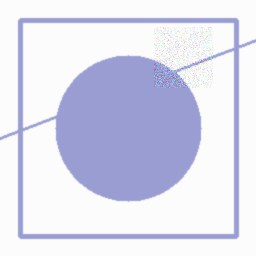
#> input picture ../t0_w/w79_procedural_06_fake_03.png, 256 x 256 px, found by its file name; the run also reads 39 pictures not shown here
$ python -i minimal_baseline.py   (imports and definitions only)   (older library calls are emulated)
#> lines starting #> are read from the running program, lines starting #| are printed output that depends on the picture; after the words box and inside, x2 and y2 are one past the last pixel; in counts of white or black regions, pixels touching at a corner belong together
from __future__ import annotations

import json
import pickle
from dataclasses import dataclass
from datetime import datetime, timezone
from pathlib import Path
from typing import Sequence

import cv2
import numpy as np
from sklearn.linear_model import LogisticRegression
from sklearn.model_selection import train_test_split
from sklearn.pipeline import Pipeline
from sklearn.preprocessing import StandardScaler

from .base import DetectionMethod
from .contracts import DetectionContext, DetectionEvidence, ImageInput


FEATURE_NAMES = [
    "gray_mean",
    "gray_std",
    "saturation_mean",
    "saturation_std",
    "value_mean",
    "value_std",
    "laplacian_abs_mean",
    "laplacian_var",
    "edge_density",
    "jpeg_residual_mean",
    "jpeg_residual_std",
    "jpeg_residual_p90",
]

DEFAULT_MODEL_OUTPUT_PATH = Path(__file__).resolve().parent / "artifacts" / "minimal_baseline.pkl"
DEFAULT_DATASET_OUTPUT_DIR = Path(__file__).resolve().parent / "artifacts" / "minimal_dataset"
DEFAULT_EVAL_OUTPUT_PATH = Path(__file__).resolve().parent / "artifacts" / "minimal_baseline_eval.json"
DEFAULT_SEED_DIR = Path(__file__).resolve().parents[3] / "AI训练" / "AI训练代码" / "URN"


@dataclass(slots=True)
class BaselineDatasetItem:
    image_path: Path
    label: int
    source_seed: str


def extract_baseline_features(image_bgr: np.ndarray) -> np.ndarray:
    gray = cv2.cvtColor(image_bgr, cv2.COLOR_BGR2GRAY)
    hsv = cv2.cvtColor(image_bgr, cv2.COLOR_BGR2HSV)
    laplacian = cv2.Laplacian(gray, cv2.CV_32F)
    edges = cv2.Canny(gray, 80, 160)
    residual = build_baseline_mask(image_bgr)

    return np.asarray(
        [
            float(gray.mean() / 255.0),
            float(gray.std() / 255.0),
            float(hsv[:, :, 1].mean() / 255.0),
            float(hsv[:, :, 1].std() / 255.0),
            float(hsv[:, :, 2].mean() / 255.0),
            float(hsv[:, :, 2].std() / 255.0),
            float(np.abs(laplacian).mean() / 255.0),
            float(laplacian.var() / (255.0 * 255.0)),
            float(edges.mean() / 255.0),
            float(residual.mean() / 255.0),
            float(residual.std() / 255.0),
            float(np.percentile(residual, 90) / 255.0),
        ],
        dtype=np.float32,
    )


def build_baseline_mask(image_bgr: np.ndarray) -> np.ndarray:
    success, encoded = cv2.imencode(".jpg", image_bgr, [int(cv2.IMWRITE_JPEG_QUALITY), 88])
    if not success:
        return np.zeros(image_bgr.shape[:2], dtype=np.float32)
    recompressed = cv2.imdecode(encoded, cv2.IMREAD_COLOR)
    if recompressed is None:
        return np.zeros(image_bgr.shape[:2], dtype=np.float32)
    diff = cv2.absdiff(image_bgr, recompressed)
    return cv2.cvtColor(diff, cv2.COLOR_BGR2GRAY).astype(np.float32)


def load_image_bgr(image_path: Path) -> np.ndarray:
    buffer = np.fromfile(str(image_path), dtype=np.uint8)
    if buffer.size == 0:
        raise ValueError(f"failed to read image: {image_path}")
    image = cv2.imdecode(buffer, cv2.IMREAD_COLOR)
    if image is None:
        raise ValueError(f"failed to read image: {image_path}")
    return image


def save_image_bgr(image_path: Path, image_bgr: np.ndarray) -> None:
    image_path.parent.mkdir(parents=True, exist_ok=True)
    suffix = image_path.suffix.lower()
    extension = ".jpg" if suffix in {".jpg", ".jpeg"} else ".png"
    success, encoded = cv2.imencode(extension, image_bgr)
    if not success:
        raise ValueError(f"failed to encode image: {image_path}")
    image_path.write_bytes(encoded.tobytes())


def discover_seed_images(seed_dir: Path) -> list[Path]:
    if seed_dir.exists():
        images = sorted(
            path
            for path in seed_dir.rglob("*")
            if path.is_file()
            and path.suffix.lower() in {".jpg", ".jpeg", ".png", ".bmp"}
            and ".ipynb_checkpoints" not in path.parts
        )
        if images:
            return images
    return []


def generate_procedural_seed_images(count: int = 8, image_size: int = 256) -> list[np.ndarray]:
    images: list[np.ndarray] = []
    for index in range(count):
        canvas = np.full((image_size, image_size, 3), 245, dtype=np.uint8)
        color = (
            int(30 + (index * 29) % 200),
            int(50 + (index * 17) % 180),
            int(70 + (index * 13) % 160),
        )
        cv2.rectangle(canvas, (20, 20), (image_size - 20, image_size - 20), color, thickness=3)
        cv2.circle(canvas, (image_size // 2, image_size // 2), 25 + index * 8, color, thickness=-1)
        cv2.line(canvas, (0, index * 23 % image_size), (image_size, (index * 41 + 50) % image_size), color, 2)
        images.append(canvas)
    return images


def _normalize_canvas(image_bgr: np.ndarray, image_size: int = 256) -> np.ndarray:
    return cv2.resize(image_bgr, (image_size, image_size), interpolation=cv2.INTER_AREA)


def _augment_real(image_bgr: np.ndarray, rng: np.random.Generator) -> np.ndarray:
    canvas = _normalize_canvas(image_bgr).copy()
    canvas = cv2.convertScaleAbs(
        canvas,
        alpha=float(rng.uniform(0.92, 1.08)),
        beta=float(rng.uniform(-8.0, 8.0)),
    )
    if rng.random() < 0.5:
        canvas = cv2.GaussianBlur(canvas, (0, 0), sigmaX=float(rng.uniform(0.5, 1.2)))
    if rng.random() < 0.4:
        noise = rng.normal(0.0, 4.0, size=canvas.shape).astype(np.float32)
        canvas = np.clip(canvas.astype(np.float32) + noise, 0, 255).astype(np.uint8)
    return canvas


def _augment_fake(image_bgr: np.ndarray, rng: np.random.Generator) -> np.ndarray:
    canvas = _augment_real(image_bgr, rng)
    height, width = canvas.shape[:2]
    patch_w = int(rng.integers(max(24, width // 6), max(32, width // 3)))
    patch_h = int(rng.integers(max(24, height // 6), max(32, height // 3)))
    x1 = int(rng.integers(0, max(1, width - patch_w)))
    y1 = int(rng.integers(0, max(1, height - patch_h)))
    patch = canvas[y1 : y1 + patch_h, x1 : x1 + patch_w].copy()

    operation = str(rng.choice(["blur", "contrast", "copy_move", "noise"]))
    if operation == "blur":
        patch = cv2.GaussianBlur(patch, (0, 0), sigmaX=float(rng.uniform(2.0, 4.5)))
        canvas[y1 : y1 + patch_h, x1 : x1 + patch_w] = patch
    elif operation == "contrast":
        patch = cv2.convertScaleAbs(patch, alpha=float(rng.uniform(1.25, 1.8)), beta=float(rng.uniform(10, 35)))
        canvas[y1 : y1 + patch_h, x1 : x1 + patch_w] = patch
    elif operation == "copy_move":
        x2 = int(rng.integers(0, max(1, width - patch_w)))
        y2 = int(rng.integers(0, max(1, height - patch_h)))
        canvas[y2 : y2 + patch_h, x2 : x2 + patch_w] = patch
    else:
        noise = rng.normal(0.0, 22.0, size=patch.shape).astype(np.float32)
        patch = np.clip(patch.astype(np.float32) + noise, 0, 255).astype(np.uint8)
        canvas[y1 : y1 + patch_h, x1 : x1 + patch_w] = patch
    return canvas


def build_synthetic_dataset(
    seed_dir: Path,
    output_dir: Path,
    *,
    variants_per_seed: int = 6,
    random_state: int = 42,
) -> list[BaselineDatasetItem]:
    rng = np.random.default_rng(random_state)
    seed_images = discover_seed_images(seed_dir)
    output_dir.mkdir(parents=True, exist_ok=True)

    materialized: list[tuple[str, np.ndarray]] = []
    if seed_images:
        for seed_path in seed_images:
            try:
                materialized.append((seed_path.stem, load_image_bgr(seed_path)))
            except ValueError:
                continue
    if not materialized:
        for index, image in enumerate(generate_procedural_seed_images()):
            materialized.append((f"procedural_{index:02d}", image))

    dataset: list[BaselineDatasetItem] = []
    for seed_name, image in materialized:
        for variant_index in range(variants_per_seed):
            real_path = output_dir / "all" / "real" / f"{seed_name}_real_{variant_index:02d}.png"
            fake_path = output_dir / "all" / "fake" / f"{seed_name}_fake_{variant_index:02d}.png"
            save_image_bgr(real_path, _augment_real(image, rng))
            save_image_bgr(fake_path, _augment_fake(image, rng))
            dataset.append(BaselineDatasetItem(real_path, 0, seed_name))
            dataset.append(BaselineDatasetItem(fake_path, 1, seed_name))
    return dataset


def _persist_split_copy(items: Sequence[BaselineDatasetItem], split_dir: Path) -> None:
    for item in items:
        target_path = split_dir / ("fake" if item.label else "real") / item.image_path.name
        target_path.parent.mkdir(parents=True, exist_ok=True)
        target_path.write_bytes(item.image_path.read_bytes())


def train_and_evaluate_minimal_baseline(
    *,
    seed_dir: Path = DEFAULT_SEED_DIR,
    model_output_path: Path = DEFAULT_MODEL_OUTPUT_PATH,
    dataset_output_dir: Path = DEFAULT_DATASET_OUTPUT_DIR,
    eval_output_path: Path = DEFAULT_EVAL_OUTPUT_PATH,
    variants_per_seed: int = 6,
    test_size: float = 0.25,
    random_state: int = 42,
) -> dict:
    dataset = build_synthetic_dataset(
        seed_dir,
        dataset_output_dir,
        variants_per_seed=variants_per_seed,
        random_state=random_state,
    )
    if len(dataset) < 8:
        raise ValueError("synthetic dataset is too small to train the minimal baseline")

    train_items, test_items = train_test_split(
        dataset,
        test_size=test_size,
        random_state=random_state,
        stratify=[item.label for item in dataset],
    )
    _persist_split_copy(train_items, dataset_output_dir / "train")
    _persist_split_copy(test_items, dataset_output_dir / "test")

    train_x = np.vstack([extract_baseline_features(load_image_bgr(item.image_path)) for item in train_items])
#> in extract_baseline_features, `hsv = cv2.cvtColor(image_bgr, cv2.COLOR_BGR2HSV)`: hsv: shape (256, 256, 3); mean H, S, V 46.6, 23.5, 238.3
#> in extract_baseline_features, `edges = cv2.Canny(gray, 80, 160)`:
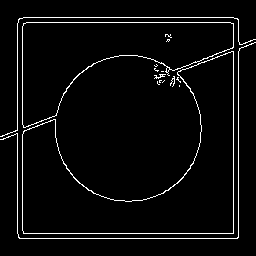
#> edges: shape (256, 256); 4% white in thin lines or dots, all inside (x1, y1, x2, y2) = (0, 17, 256, 239)
#> in build_baseline_mask, `success, encoded = cv2.imencode(".jpg", image_bgr, [int(cv2.IMWRITE_JP..`: encoded = 7181 values, max 255 at index 0, min 0 at index 4, mean 124.1
#> in build_baseline_mask, recompressed is the input picture: shape (256, 256, 3); mean B, G, R 237.8, 220.6, 219.6
#> in extract_baseline_features (call 2), `hsv = cv2.cvtColor(image_bgr, cv2.COLOR_BGR2HSV)`: hsv: shape (256, 256, 3); mean H, S, V 2.1, 12.4, 236.1
#> in extract_baseline_features (call 2), `edges = cv2.Canny(gray, 80, 160)`: edges: shape (256, 256); 3.5% white in thin lines or dots
#> in extract_baseline_features (call 3), `hsv = cv2.cvtColor(image_bgr, cv2.COLOR_BGR2HSV)`: hsv: shape (256, 256, 3); mean H, S, V 96, 22.2, 225.6
#> in extract_baseline_features (call 3), `edges = cv2.Canny(gray, 80, 160)`: edges: shape (256, 256); 3.8% white in thin lines or dots
#> in build_baseline_mask (call 3), `success, encoded = cv2.imencode(".jpg", image_bgr, [int(cv2.IMWRITE_JP..`: encoded = 12312 values, max 255 at index 0, min 0 at index 4, mean 124.7
#> in build_baseline_mask (call 3), `return cv2.cvtColor(diff, cv2.COLOR_BGR2GRAY).astype(np.float32)`:
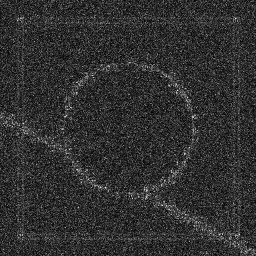
#> returned value: shape (256, 256) float32; min 0, max 17, mean 3.23; drawn with min black and max white
#> in extract_baseline_features (call 4), `gray = cv2.cvtColor(image_bgr, cv2.COLOR_BGR2GRAY)`: gray: shape (256, 256); values 143 (black) and 249 (white), 72.4% white; 1 black region, box (x1, y1, x2, y2) and area: (0, 18, 256, 256) 18115
#> in extract_baseline_features (call 4), `hsv = cv2.cvtColor(image_bgr, cv2.COLOR_BGR2HSV)`: hsv: shape (256, 256, 3); mean H, S, V 33.2, 15.8, 229.4
#> in extract_baseline_features (call 4), `edges = cv2.Canny(gray, 80, 160)`: edges: shape (256, 256); 3.8% white in thin lines or dots
#> in extract_baseline_features (call 5), `hsv = cv2.cvtColor(image_bgr, cv2.COLOR_BGR2HSV)`: hsv: shape (256, 256, 3); mean H, S, V 95.9, 12.4, 222.5
#> in extract_baseline_features (call 5), `edges = cv2.Canny(gray, 80, 160)`: edges: shape (256, 256); 3.7% white in thin lines or dots, all inside (x1, y1, x2, y2) = (0, 17, 256, 240)
#> in build_baseline_mask (call 5), `success, encoded = cv2.imencode(".jpg", image_bgr, [int(cv2.IMWRITE_JP..`: encoded = 11870 values, max 255 at index 0, min 0 at index 4, mean 125
#> in build_baseline_mask (call 5), `return cv2.cvtColor(diff, cv2.COLOR_BGR2GRAY).astype(np.float32)`:
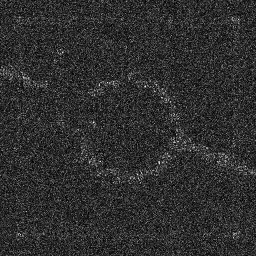
#> returned value: shape (256, 256) float32; min 0, max 17, mean 3.12; drawn with min black and max white
#> in extract_baseline_features (call 6), `gray = cv2.cvtColor(image_bgr, cv2.COLOR_BGR2GRAY)`:
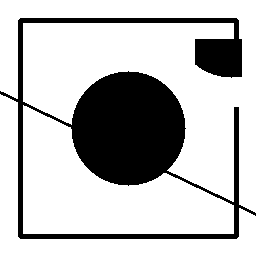
#> gray: shape (256, 256); values 122 (black) and 251 (white), 75.2% white; 1 black region, box (x1, y1, x2, y2) and area: (0, 18, 256, 239) 16270
#> in extract_baseline_features (call 6), `hsv = cv2.cvtColor(image_bgr, cv2.COLOR_BGR2HSV)`: hsv: shape (256, 256, 3); mean H, S, V 30.8, 12.9, 225.2
#> in extract_baseline_features (call 6), `laplacian = cv2.Laplacian(gray, cv2.CV_32F)`:
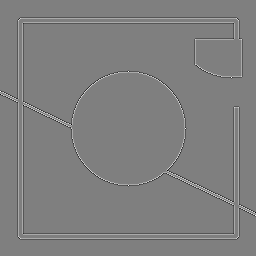
#> laplacian: shape (256, 256) float32; min -387, max 387, mean 0; drawn with min black and max white
#> in extract_baseline_features (call 6), `edges = cv2.Canny(gray, 80, 160)`:
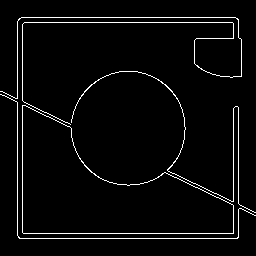
#> edges: shape (256, 256); 3.6% white in thin lines or dots, all inside (x1, y1, x2, y2) = (0, 17, 256, 239)
#> in build_baseline_mask (call 6), `success, encoded = cv2.imencode(".jpg", image_bgr, [int(cv2.IMWRITE_JP..`: encoded = 7097 values, max 255 at index 0, min 0 at index 4, mean 121.3
#> in build_baseline_mask (call 6), `return cv2.cvtColor(diff, cv2.COLOR_BGR2GRAY).astype(np.float32)`:
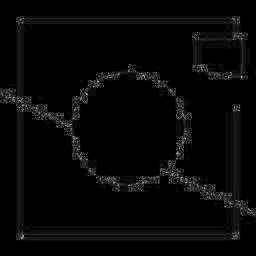
#> returned value: shape (256, 256) float32; min 0, max 19, mean 0.53; drawn with min black and max white
    train_y = np.asarray([item.label for item in train_items], dtype=np.int64)
    test_x = np.vstack([extract_baseline_features(load_image_bgr(item.image_path)) for item in test_items])
    test_y = np.asarray([item.label for item in test_items], dtype=np.int64)

    estimator = Pipeline(
        [
            ("scaler", StandardScaler()),
            ("classifier", LogisticRegression(max_iter=500, random_state=random_state)),
        ]
    )
    estimator.fit(train_x, train_y)

    probabilities = estimator.predict_proba(test_x)[:, 1]
#> probabilities = 24 values, max 0.996 at index 2, min 0.255 at index 11, mean 0.543
    predictions = (probabilities >= 0.5).astype(np.int64)
#> predictions = 24 values, max 1 at index 0, min 0 at index 1, mean 0.458
    accuracy = float((predictions == test_y).mean())
#> accuracy = 0.625

    bundle = {
        "estimator": estimator,
        "feature_names": FEATURE_NAMES,
        "created_at": datetime.now(timezone.utc).isoformat(),
        "seed_dir": str(seed_dir),
        "dataset_output_dir": str(dataset_output_dir),
        "metrics": {
            "accuracy": accuracy,
            "train_size": int(len(train_items)),
            "test_size": int(len(test_items)),
        },
    }

    model_output_path.parent.mkdir(parents=True, exist_ok=True)
    with model_output_path.open("wb") as handle:
        pickle.dump(bundle, handle)

    predictions_payload = [
        {
            "image_path": str(item.image_path),
            "label": int(item.label),
            "prediction": int(pred),
            "probability_fake": float(prob),
            "source_seed": item.source_seed,
        }
        for item, pred, prob in zip(test_items, predictions.tolist(), probabilities.tolist())
    ]
#> predictions_payload = 24 items
    evaluation_payload = {
        "status": "ok",
        "model_path": str(model_output_path),
        "dataset_output_dir": str(dataset_output_dir),
        "metrics": bundle["metrics"],
        "predictions": predictions_payload,
    }
    eval_output_path.parent.mkdir(parents=True, exist_ok=True)
    eval_output_path.write_text(json.dumps(evaluation_payload, ensure_ascii=False, indent=2), encoding="utf-8")
    return evaluation_payload


def load_baseline_bundle(model_path: Path) -> dict:
    with model_path.open("rb") as handle:
        return pickle.load(handle)


class TrainableBaselineMethod(DetectionMethod):
    category = "classification"
    evidence_type = "score"

    # [64 lines left out: functions __init__, _load_bundle, run_batch, _failed_evidence, not called in this run]

>>> result = train_and_evaluate_minimal_baseline()
#> result = 5 items
